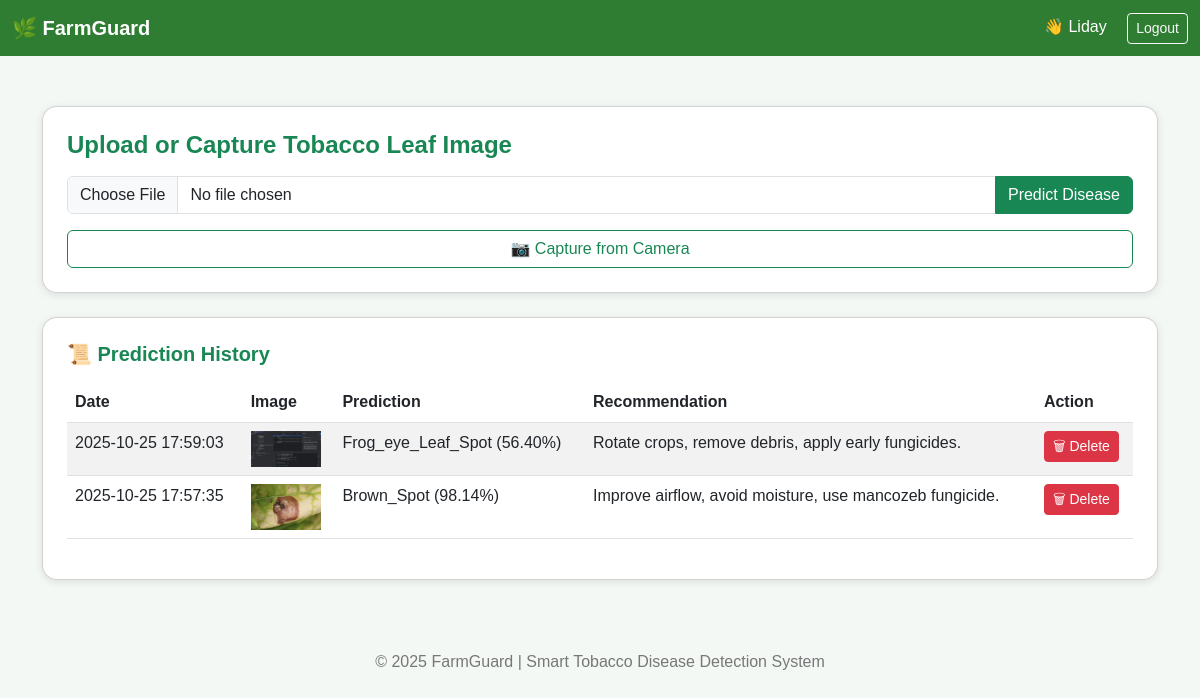
/dashboard (signed in), run on an earlier commit of the app's database.
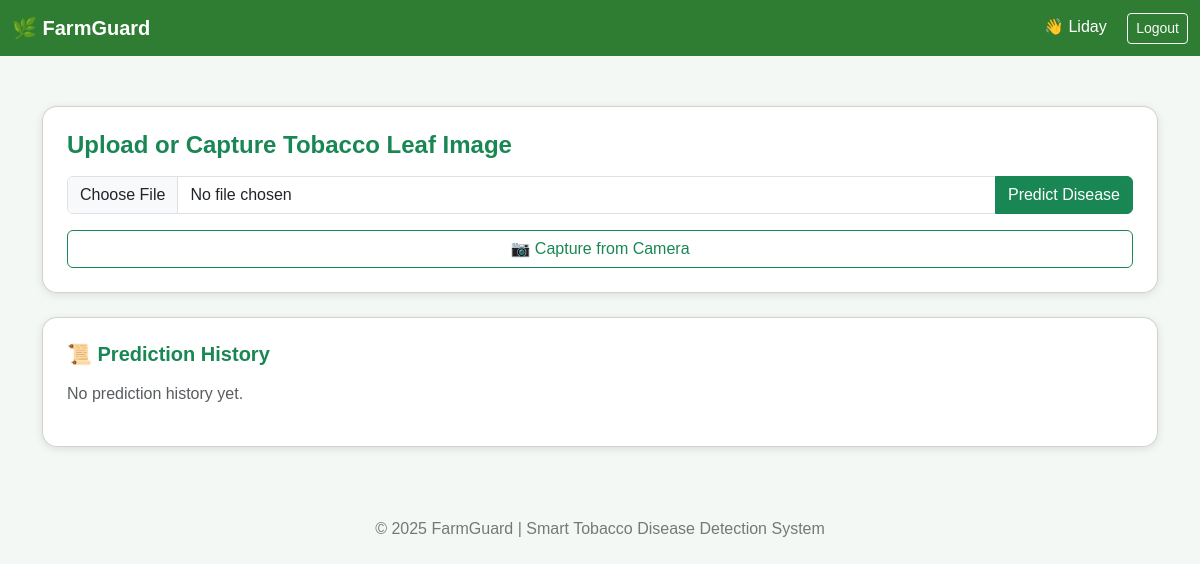
And on a later commit of the database.
### app.py (models this page shows)
class User(UserMixin, db.Model):
    id = db.Column(db.Integer, primary_key=True)
    username = db.Column(db.String(80), unique=True, nullable=False)
    email = db.Column(db.String(120), unique=True, nullable=False)
    password = db.Column(db.String(200), nullable=False)
    is_admin = db.Column(db.Boolean, default=False)
    histories = db.relationship("History", backref="user", lazy=True)

class History(db.Model):
    id = db.Column(db.Integer, primary_key=True)
    filename = db.Column(db.String(200))
    prediction = db.Column(db.String(120))
    recommendation = db.Column(db.String(500))
    date = db.Column(db.DateTime, default=datetime.datetime.utcnow)
    user_id = db.Column(db.Integer, db.ForeignKey("user.id"), nullable=False)

### app.py (the view, shortened to what this page needs)
@app.route("/dashboard", methods=["GET", "POST"])
@login_required
def dashboard():
    histories = History.query.filter_by(user_id=current_user.id).order_by(History.date.desc()).all()
    return render_template("dashboard.html", histories=histories)

### app.py (called while the page is built)
@login_manager.user_loader
def load_user(user_id):
    return User.query.get(int(user_id))

### templates/dashboard.html (shortened to what this page needs)
<!DOCTYPE html>
<html lang="en">
<head>
    <link rel="stylesheet" href="https://cdn.jsdelivr.net/npm/bootstrap@5.3.0/dist/css/bootstrap.min.css">
</head>
<body>
<nav class="navbar navbar-expand-lg">
    <div class="container-fluid">
        <a class="navbar-brand fw-bold" href="#">🌿 FarmGuard</a>
        <div class="ms-auto">
            <span class="navbar-text me-3">👋 {{ current_user.username }}</span>
            <a href="{{ url_for('logout') }}" class="btn btn-outline-light btn-sm">Logout</a>
        </div>
    </div>
</nav>
<div class="container">
    <div class="card p-4">
        <h4 class="text-success fw-bold mb-3">Upload or Capture Tobacco Leaf Image</h4>
        <form method="POST" enctype="multipart/form-data" class="mb-3">
            <div class="input-group">
                <input type="file" class="form-control" id="imageInput" name="image" accept="image/*" onchange="previewImage(event)" required>
                <button type="submit" class="btn btn-success">Predict Disease</button>
            </div>
        </form>
        <button class="btn btn-outline-success" onclick="openCamera()">📷 Capture from Camera</button>
    </div>
    <div class="card mt-4 p-4">
        <h5 class="text-success fw-bold mb-3">📜 Prediction History</h5>
        {% if histories %}
        <table class="table table-striped">
            <thead>
                <tr>
                    <th>Date</th>
                    <th>Image</th>
                    <th>Prediction</th>
                    <th>Recommendation</th>
                    <th>Action</th>
                </tr>
            </thead>
            <tbody>
                {% for record in histories %}
                <tr>
                    <td>{{ record.date.strftime('%Y-%m-%d %H:%M:%S') }}</td>
                    <td><img src="{{ url_for('uploaded_file', filename=record.filename) }}" width="70"></td>
                    <td>{{ record.prediction }}</td>
                    <td>{{ record.recommendation }}</td>
                    <td>
                        <a href="{{ url_for('delete_record', record_id=record.id) }}" class="btn btn-sm btn-danger">🗑 Delete</a>
                    </td>
                </tr>
                {% endfor %}
            </tbody>
        </table>
        {% else %}
        <p class="text-muted">No prediction history yet.</p>
        {% endif %}
    </div>
</div>
<footer>
    <p>© 2025 FarmGuard | Smart Tobacco Disease Detection System</p>
</footer>
</body>
</html>

### templates/dashboard.html (style rules this page uses)
body { background-color: #f4f8f5; font-family: 'Poppins', sans-serif; }
.navbar { background-color: #2e7d32; }
.navbar-brand, .nav-link, .navbar-text { color: white !important; }
.container { margin-top: 50px; }
.card { border-radius: 15px; box-shadow: 0 2px 8px rgba(0,0,0,0.1); }
footer { text-align: center; margin-top: 50px; padding: 20px; color: #777; }

What changed in the data, as far as the page shows it:
removed History: date "2025-10-25 17:59:03", filename (picture), prediction "Frog_eye_Leaf_Spot (56.40%)", recommendation "Rotate crops, remove debris, apply early fungicides."
removed History: date "2025-10-25 17:57:35", filename (picture), prediction "Brown_Spot (98.14%)", recommendation "Improve airflow, avoid moisture, use mancozeb fungicide."
Also different on the page:
text no longer shown: "Date Image Prediction Recommendation Action"
text now shown: "No prediction history yet."
